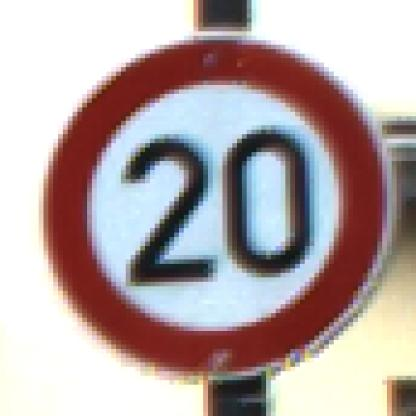
#> input picture 20.1.jpg, 416 x 416 px, given as the content of the folder Original, which was not available
$ python rotation.py
#> lines starting #> are read from the running program, lines starting #| are printed output that depends on the picture
import cv2
import numpy as np
import os
import random
import glob


def roter_billede(billede, vinkel):
    """
    Roterer et billede med en given vinkel (i grader) uden at beskære det.
    """
    h, w = billede.shape[:2]
    center = (w // 2, h // 2)

    # Rotationsmatrix
    rotation_matrix = cv2.getRotationMatrix2D(center, vinkel, 1.0)

    # Beregn ny billedstørrelse så hele det roterede billede er med
    cos = np.abs(rotation_matrix[0, 0])
    sin = np.abs(rotation_matrix[0, 1])
    ny_w = int((h * sin) + (w * cos))
    ny_h = int((h * cos) + (w * sin))

    # Juster rotationsmatricen til den nye størrelse
    rotation_matrix[0, 2] += (ny_w / 2) - center[0]
    rotation_matrix[1, 2] += (ny_h / 2) - center[1]

    roteret = cv2.warpAffine(billede, rotation_matrix, (ny_w, ny_h))
    return roteret


def roter_billeder_tilfaeldigt(input_mappe, output_mappe, min_vinkel=-180, max_vinkel=180, antal_pr_billede=1):
    """
    Går igennem alle billeder i input_mappe, roterer dem tilfældigt
    og gemmer resultaterne i output_mappe.

    Args:
        input_mappe: Sti til mappen med originale billeder.
        output_mappe: Sti hvor de roterede billeder skal gemmes.
        min_vinkel: Mindste rotationsvinkel (grader).
        max_vinkel: Største rotationsvinkel (grader).
        antal_pr_billede: Hvor mange tilfældigt roterede versioner der laves pr. billede.
    """
#> called with input_mappe = 'Original', output_mappe = 'LE ROTATIONES', min_vinkel = -45, max_vinkel = 45, antal_pr_billede = 3
    os.makedirs(output_mappe, exist_ok=True)

    # Understøttede filtyper
    filtyper = ("*.jpg", "*.jpeg", "*.png", "*.bmp", "*.tiff")
    billedstier = []
    for ft in filtyper:
        billedstier.extend(glob.glob(os.path.join(input_mappe, ft)))

    if not billedstier:
        print(f"Ingen billeder fundet i {input_mappe}")
        return

    for sti in billedstier:
        billede = cv2.imread(sti)
#> billede is the input picture: shape (416, 416, 3); mean B, G, R 167.7, 167.9, 182.1

        if billede is None:
            print(f"Kunne ikke læse billedet: {sti}")
            continue

        filnavn = os.path.splitext(os.path.basename(sti))[0]
        endelse = os.path.splitext(sti)[1]

        for i in range(antal_pr_billede):
            vinkel = random.uniform(min_vinkel, max_vinkel)
            roteret = roter_billede(billede, vinkel)

            nyt_filnavn = f"{filnavn}_rotated_{i}_{int(vinkel)}deg{endelse}"
            output_sti = os.path.join(output_mappe, nyt_filnavn)

            cv2.imwrite(output_sti, roteret)
            print(f"Gemt: {output_sti} (vinkel: {vinkel:.1f}°)")
#> this loop made 3 passes
#> pass 1, in roter_billede, `roteret = cv2.warpAffine(billede, rotation_matrix, (ny_w, ny_h))`:
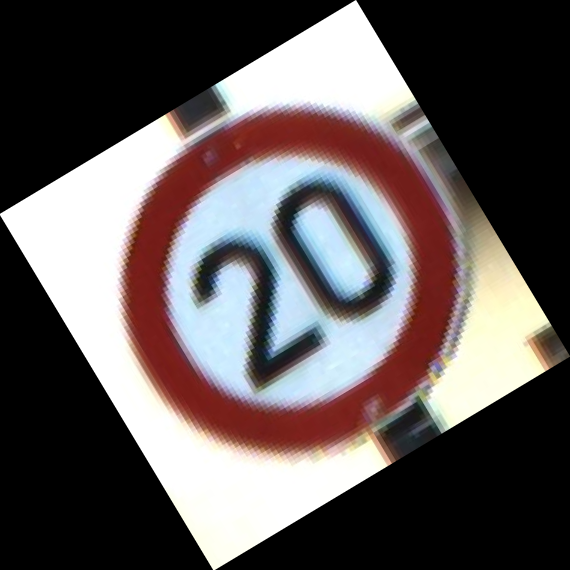
#> roteret: shape (570, 570, 3); mean B, G, R 89.4, 89.4, 97
#> pass 2, in roter_billede (call 2), `roteret = cv2.warpAffine(billede, rotation_matrix, (ny_w, ny_h))`:
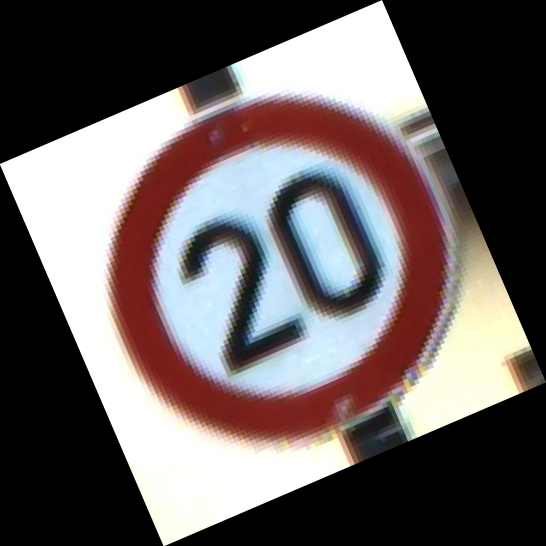
#> roteret: shape (546, 546, 3); mean B, G, R 97.4, 97.5, 105.7
#> pass 3, in roter_billede (call 3), `roteret = cv2.warpAffine(billede, rotation_matrix, (ny_w, ny_h))`:
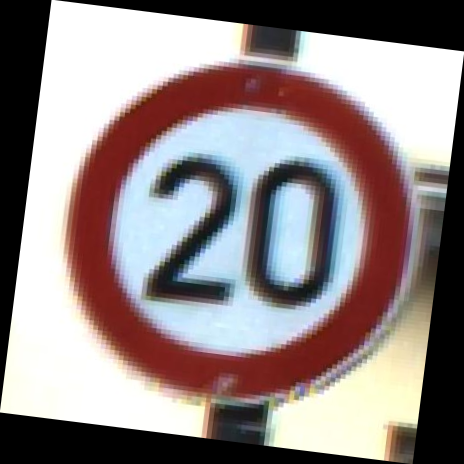
#> roteret: shape (464, 464, 3); mean B, G, R 134.8, 134.9, 146.3


if __name__ == "__main__":
    input_mappe = "Original"           # Mappe med dine originale billeder
    output_mappe = "LE ROTATIONES" # Mappe hvor resultaterne gemmes

    roter_billeder_tilfaeldigt(
        input_mappe=input_mappe,
        output_mappe=output_mappe,
        min_vinkel=-45,
        max_vinkel=45,
        antal_pr_billede=3
    )
